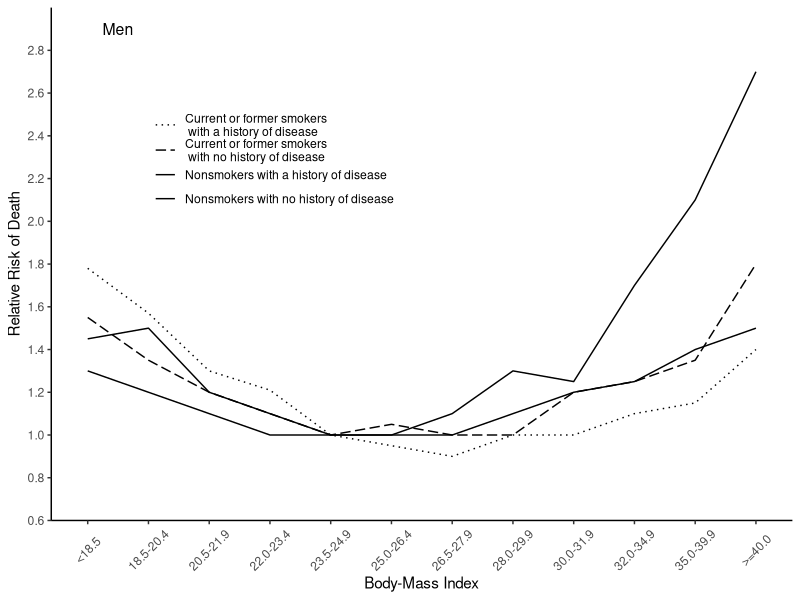
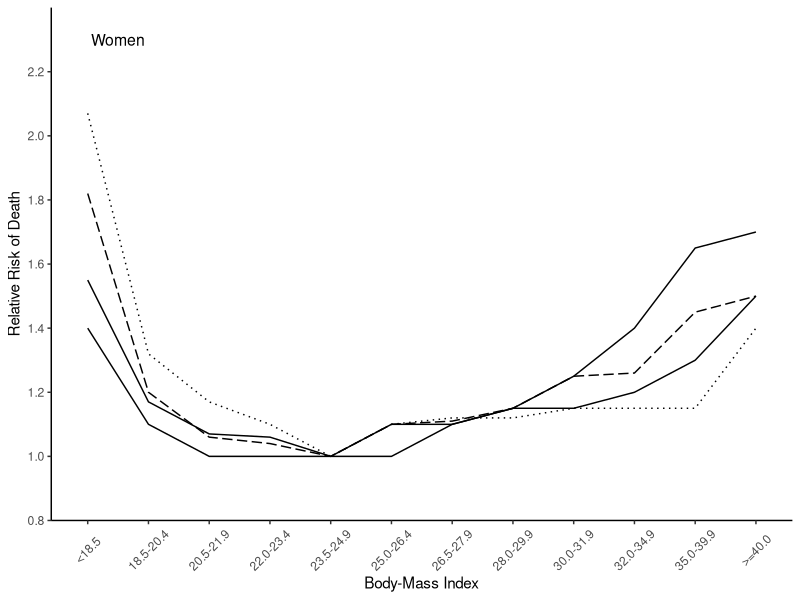

These figures' R source, in order: (Note: this script raises an error after producing the figures.)
library(ggplot2)
library(reshape2)
library(gridExtra)

this_base <- "fig07-29_body-mass-data-comparing-panels"

my_data_men <- 
  data.frame(
    bmi = c("<18.5", "18.5-20.4", "20.5-21.9", "22.0-23.4", "23.5-24.9",
            "25.0-26.4", "26.5-27.9", "28.0-29.9", "30.0-31.9", "32.0-34.9",
            "35.0-39.9", ">=40.0"),
    cfs_hd = c(1.78, 1.57, 1.30, 1.21, 1.0, 0.95, 
               0.90, 1.0, 1.0, 1.1, 1.15, 1.4),
    cfs_nhd = c(1.55, 1.35, 1.20, 1.1, 1.0, 1.05, 
                1.0, 1.0, 1.2, 1.25, 1.35, 1.8),
    ns_hd = c(1.45, 1.5, 1.2, 1.1, 1.0, 1.0, 1.0, 
              1.1, 1.2, 1.25, 1.4, 1.5),
    ns_nhd = c(1.3, 1.2, 1.1, 1.0, 1.0, 1.0, 1.1, 
               1.3, 1.25, 1.7, 2.1, 2.7) 
  )

my_data_women <- 
  data.frame(
    bmi = c("<18.5", "18.5-20.4", "20.5-21.9", "22.0-23.4", "23.5-24.9",
            "25.0-26.4", "26.5-27.9", "28.0-29.9", "30.0-31.9", "32.0-34.9",
            "35.0-39.9", ">=40.0"), 
    cfs_hd = c(2.07, 1.32, 1.17, 1.1, 1.0, 1.1, 
               1.12, 1.12, 1.15, 1.15, 1.15, 1.4),
    cfs_nhd = c(1.82, 1.2, 1.06, 1.04, 1.0, 1.1, 
                1.11, 1.15, 1.25, 1.26, 1.45, 1.5),
    ns_hd = c(1.55, 1.17, 1.07, 1.06, 1.0, 1.1, 
              1.1, 1.15, 1.15, 1.2, 1.3, 1.5),
    ns_nhd = c(1.4, 1.1, 1.0, 1.0, 1.0, 1.0, 1.1, 
               1.15, 1.25, 1.4, 1.65, 1.7))

my_data_men$bmi <- 
  factor(my_data_men$bmi, 
         levels =  c("<18.5", "18.5-20.4", "20.5-21.9", "22.0-23.4", 
                     "23.5-24.9", "25.0-26.4", "26.5-27.9", "28.0-29.9", 
                     "30.0-31.9", "32.0-34.9", "35.0-39.9", ">=40.0"))

my_data_women$bmi <- 
  factor(my_data_men$bmi, 
         levels =  c("<18.5", "18.5-20.4", "20.5-21.9", "22.0-23.4", 
                     "23.5-24.9", "25.0-26.4", "26.5-27.9", "28.0-29.9", 
                     "30.0-31.9", "32.0-34.9", "35.0-39.9", ">=40.0"))

my_data_men_long <- melt(my_data_men, "bmi")
my_data_women_long <- melt(my_data_women, "bmi")

legend_labs = c("Current or former smokers\n with a history of disease",
                "Current or former smokers\n with no history of disease",
                "Nonsmokers with a history of disease",
                "Nonsmokers with no history of disease")

p1 <- ggplot(my_data_men_long, aes(x = bmi, y = value, group = variable)) +
  geom_line(aes(linetype = variable)) +
  annotate("text", x = 1.5, y = 2.9, size = 4, label = "Men") +
  scale_linetype_manual(values = c("dotted", "longdash", "solid", "solid"),
                        labels = legend_labs) + 
  scale_y_continuous(breaks = seq(0.6, 2.8, 0.2), limits = c(0.6, 3.0), 
                     expand = c(0, 0)) +
  labs(x = "Body-Mass Index", y = "Relative Risk of Death") +
  theme_classic() +
  theme(panel.grid.major = element_blank(),
        panel.grid.minor = element_blank(),
        plot.title = element_text(size = rel(1.5), face = "bold", vjust = 1.5),
        axis.text.x = element_text(angle = 45, vjust = 0.5),
        legend.position = c(0.3, 0.7), # relative to plot region
        legend.title = element_blank(),
        legend.key = element_blank())

p2 <- ggplot(my_data_women_long, aes(x = bmi, y = value, group = variable)) +
  geom_line(aes(linetype = variable), show_guide = FALSE) +
  annotate("text", x = 1.5, y = 2.3, size = 4, label = "Women") +
  scale_linetype_manual(values = c("dotted", "longdash", "solid", "solid")) + 
  scale_y_continuous(breaks = seq(0.8, 2.2, 0.2), limits = c(0.8, 2.4), 
                     expand = c(0, 0)) +
  labs(x = "Body-Mass Index", y = "Relative Risk of Death") +
  theme_classic() +
  theme(panel.grid.major = element_blank(),
        panel.grid.minor = element_blank(),
        plot.title = element_text(size = rel(1.5), face = "bold", vjust = 1.5),
        axis.text.x = element_text(angle = 45, vjust = 0.5))


# arrange plots together 
p3 <- arrangeGrob(p1, p2, nrow = 2,
                  main = textGrob("Fig 7.29 Body Mass Data: Comparing Panels", 
                                  just = "top", vjust = 0.75, 
                                  gp = gpar(fontsize = 14, lineheight = 1, 
                                            fontface = "bold")))

p3


ggsave(paste0(this_base, ".png"), p3, width = 6, height = 9)

## note: my_data is estimated
